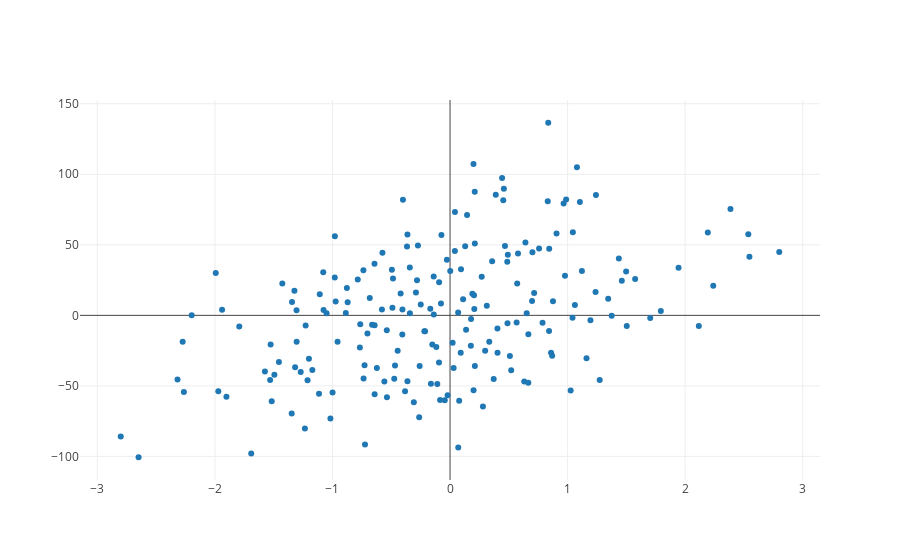

Notebook source saved alongside this figure:
### Code cell
fig = go.Figure(data=[data_trace])
iplot(fig)

### Figure 1 — Plotly figure (JSON) as saved in the notebook; plotly's stock layout.template omitted (floating-point values rounded to 4 significant figures; data arrays with more than 128 entries replaced by an {"elided": "..."} marker saying what was removed)
{"data": [{"mode": "markers", "name": "Input data", "type": "scatter", "uid": "624444fd-db73-4d76-8c75-fbc656ef603f", "x": {"elided": "200 float values"}, "y": {"elided": "200 float values"}}], "layout": {}}
